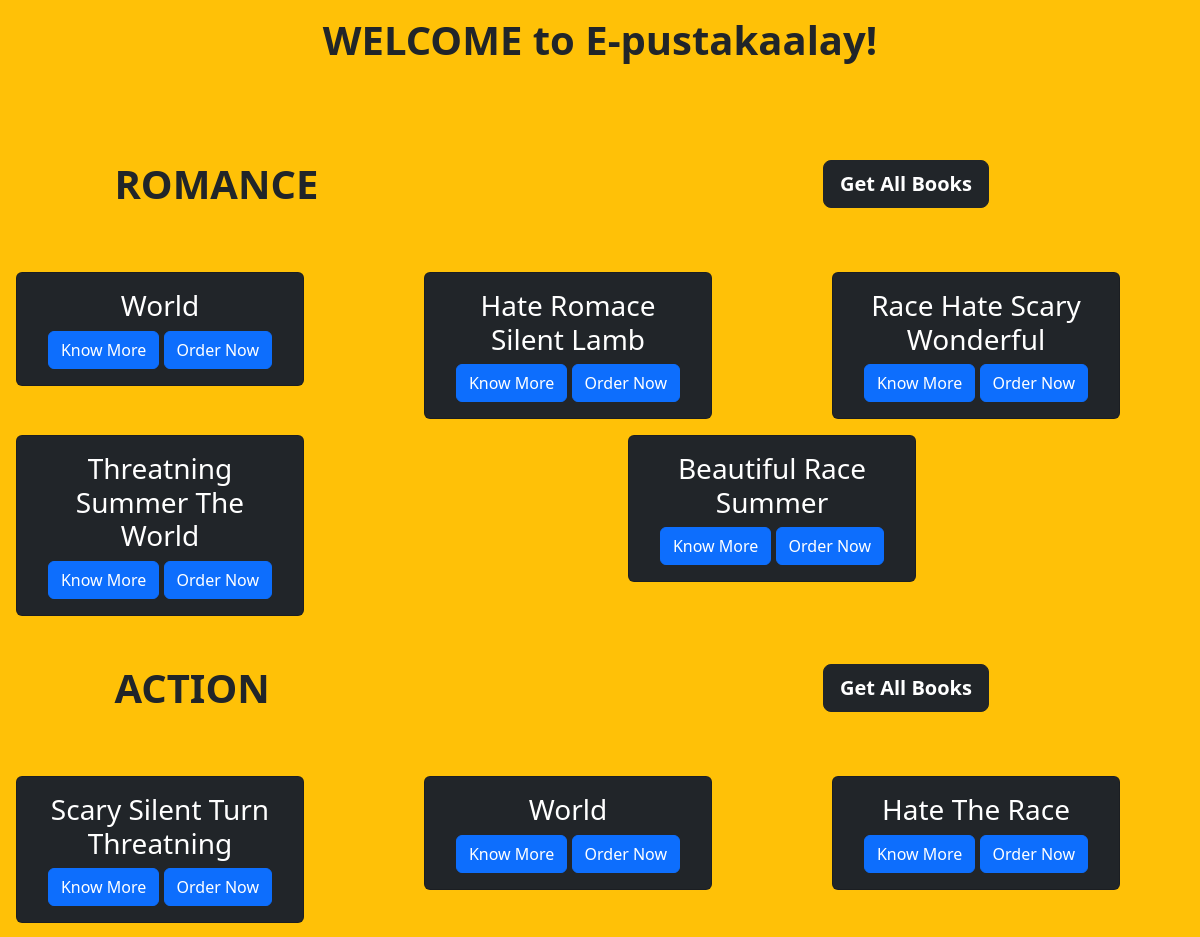
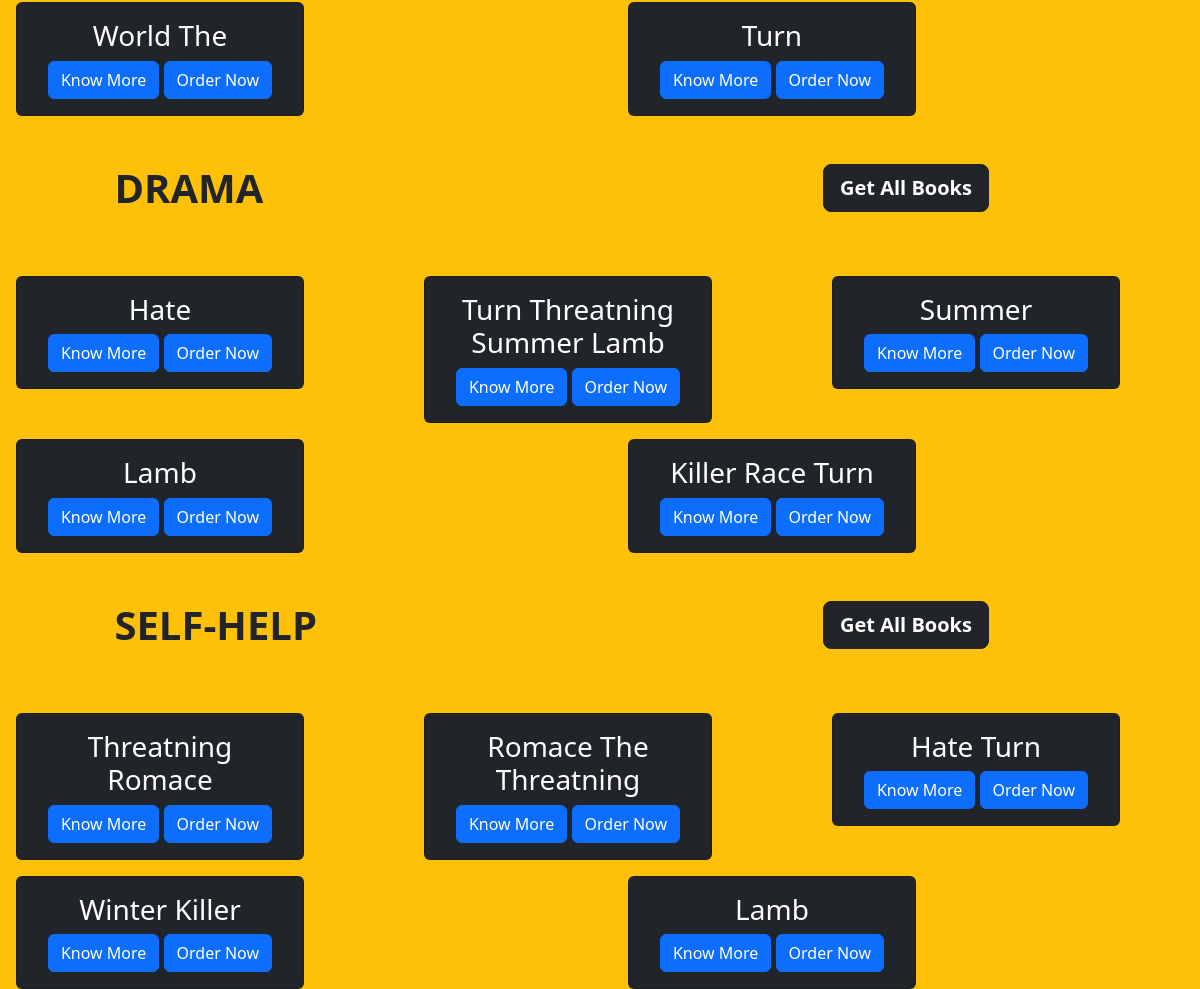
Page /genre/ on the committed database (2 pictures, top to bottom).
### management/models.py (models this page shows)
class Book(models.Model) :
    bookId = models.CharField(max_length=10, primary_key=True)
    bookName = models.CharField(max_length=50)
    genres = models.CharField(max_length=50, default='NIL')
    copies = models.IntegerField()
    def get_absolute_url(self):
        return reverse("manageapp:book_info", kwargs={"bid": self.bookId})

### user/views.py (the view)
# urls.py: path('genre/', views.homepage_genre, name='homepage_gnere'),
def homepage_genre(request) :
    fin = {}
    genres = ['romance', 'action', 'drama', 'self-help']
    for i in genres :
        bo = Book.objects.filter(genres = i)[:5]
        fin[i] = bo
    context = {"fin" : fin}
    return render(request, 'user/homepage_genre.html', context)

### user/templates/user/homepage_genre.html (shortened to what this page needs)
<!DOCTYPE html>
<html lang="en">
	<head>
		<link
			href="https://cdn.jsdelivr.net/npm/bootstrap@5.3.0-alpha1/dist/css/bootstrap.min.css"
			rel="stylesheet"
		/>
	</head>
	<body class="bg-warning">
		<h1 class="text-center mt-3 mb-5 fw-bold">WELCOME to E-pustakaalay!</h1>
		{% for gen,boo in fin.items %}
		<div class="text-center">
			<div class="row">
				<div class="col">
					<h1 class="text-start text-uppercase fw-bold mt-5 mb-5">
						&nbsp;&nbsp;&nbsp;&nbsp;&nbsp;&nbsp;&nbsp;&nbsp;&nbsp;&nbsp;&nbsp;{{gen}}
					</h1>
				</div>
				<div class="col mt-5 mb-5">
					{% url 'userapp:book_genre' gen as know_more_genre_url%}
					<a href="{{know_more_genre_url}}" class="btn btn-dark btn-lg fw-bold"
						>Get All Books</a
					>
				</div>
			</div>
			<div class="row">
				{% for bo in boo %}
				<div class="col">
					<div class="card text-bg-dark mt-3 ms-3" style="width: 18rem">
						<div class="card-body">
							<h3 class="card-text">{{bo.bookName}}</h3>
							<a href="{{bo.get_absolute_url}}" class="btn btn-primary"
								>Know More</a
							>
							<a href="{{bo.get_absolute_url}}" class="btn btn-primary"
								>Order Now</a
							>
						</div>
					</div>
				</div>
				{% endfor %}
			</div>
		</div>
		{% endfor %}
	</body>
</html>

### rows in the picture
Book: bookName "World"
Book: bookName "Hate Romace Silent Lamb"
Book: bookName "Race Hate Scary Wonderful"
Book: bookName "Threatning Summer The World"
Book: bookName "Beautiful Race Summer"
Book: bookName "Scary Silent Turn Threatning"
Book: bookName "World"
Book: bookName "Hate The Race"
Book: bookName "World The"
Book: bookName "Turn"
Book: bookName "Hate"
Book: bookName "Turn Threatning Summer Lamb"
Book: bookName "Summer"
Book: bookName "Lamb"
Book: bookName "Killer Race Turn"
Book: bookName "Threatning Romace"
Book: bookName "Romace The Threatning"
Book: bookName "Hate Turn"
Book: bookName "Winter Killer"
Book: bookName "Lamb"

### other values in the picture
{{ gen }} "ROMANCE" "ACTION" "DRAMA" "SELF-HELP"
